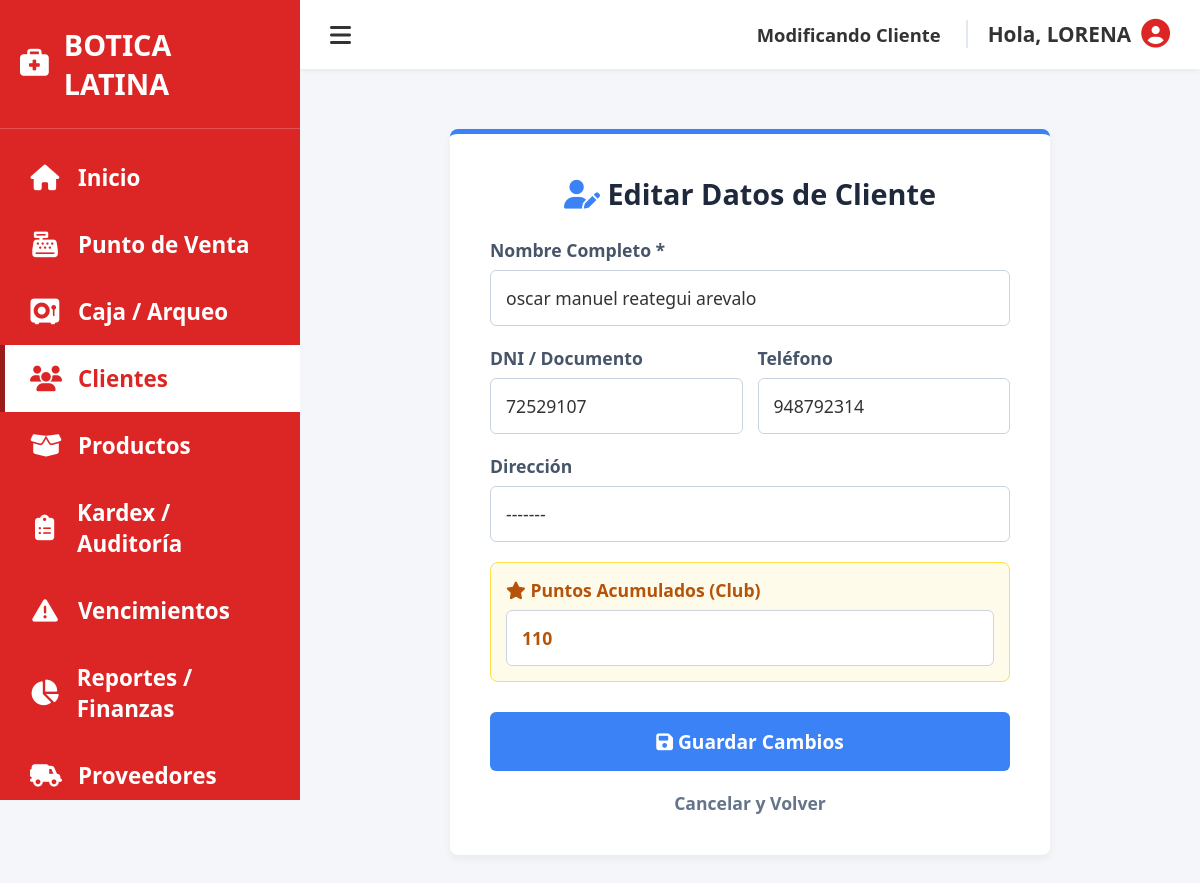
The page /index.php?view=editar_cliente&id=2 (signed in) on the database its author committed.
### tables this page shows
CREATE TABLE `clientes` (
  `id` int(11) NOT NULL,
  `nombre` varchar(100) NOT NULL,
  `dni` varchar(20) NOT NULL,
  `telefono` varchar(20) DEFAULT NULL,
  `direccion` varchar(255) DEFAULT NULL,
  `puntos` int(11) DEFAULT 0
);

### models/Cliente.php (called while the page is built, shortened)
<?php
class Cliente {
    private $db;
    public function __construct($conexion) {
        $this->db = $conexion;
        try {
            $this->db->exec("ALTER TABLE clientes ADD COLUMN puntos INT DEFAULT 0");
        } catch(PDOException $e) {}
    }
    public function getPorId($id) {
        $stmt = $this->db->prepare("SELECT * FROM clientes WHERE id = ?");
        $stmt->execute([$id]);
        return $stmt->fetch(PDO::FETCH_ASSOC);
    }
}
?>

### views/editar_cliente.php (the view, shortened to what this page needs)
<!DOCTYPE html>
<html lang="es">
<head>
    <link rel="stylesheet" href="assets/css/dashboard.css?v=<?php echo time(); ?>">
    <link rel="stylesheet" href="https://cdnjs.cloudflare.com/ajax/libs/font-awesome/6.4.0/css/all.min.css">
</head>
<body>
<div class="wrapper">
    <aside class="sidebar">
        <div class="sidebar-header"><i class="fa-solid fa-briefcase-medical"></i><span>BOTICA LATINA</span></div>
        <ul class="sidebar-menu">
            <?php if(isset($_SESSION['user_rol']) && $_SESSION['user_rol'] == 'Administrador'): ?>
                <li><a href="index.php"><i class="fa-solid fa-house"></i> Inicio</a></li>
            <?php endif; ?>
            <li><a href="index.php?view=caja"><i class="fa-solid fa-cash-register"></i> Punto de Venta</a></li>
            <li><a href="index.php?view=arqueo"><i class="fa-solid fa-vault"></i> Caja / Arqueo</a></li>
            <li class="active"><a href="index.php?view=clientes"><i class="fa-solid fa-users"></i> Clientes</a></li>
            <?php if(isset($_SESSION['user_rol']) && $_SESSION['user_rol'] == 'Administrador'): ?>
                <li><a href="index.php?view=productos"><i class="fa-solid fa-box-open"></i> Productos</a></li>
                <li><a href="index.php?view=kardex"><i class="fa-solid fa-clipboard-list"></i> Kardex / Auditoría</a></li>
                <li><a href="index.php?view=vencimientos"><i class="fa-solid fa-triangle-exclamation"></i> Vencimientos</a></li>
                <li><a href="index.php?view=reportes"><i class="fa-solid fa-chart-pie"></i> Reportes / Finanzas</a></li>
                <li><a href="index.php?view=proveedores"><i class="fa-solid fa-truck-field"></i> Proveedores</a></li>
            <?php endif; ?>
        </ul>
    </aside>
    <div class="main-content">
        <header class="topbar">
            <div class="menu-toggle"><i class="fa-solid fa-bars"></i></div>
            <div class="user-info">
                <span>Modificando Cliente</span>
                <span style="font-size: 1.3rem; border-left: 2px solid #e2e8f0; padding-left: 20px; margin-left:15px;">Hola, <?php echo htmlspecialchars($_SESSION['user_nombre']); ?></span>
                <i class="fa-solid fa-circle-user" style="color:#dc2626; font-size: 1.8rem;"></i>
            </div>
        </header>
        <div class="dashboard-container">
            <div class="panel-editar">
                <h3 style="margin-top:0; font-size: 1.8rem; margin-bottom: 25px; color:#1e293b; text-align: center;"><i class="fa-solid fa-user-pen" style="color:#3b82f6;"></i> Editar Datos de Cliente</h3>
                <form method="POST" action="index.php?action=actualizar_cliente">
                    <div class="form-group">
                        <label>Nombre Completo *</label>
                        <input type="text" name="nombre" class="form-control" value="<?= htmlspecialchars($cliente['nombre']) ?>" required>
                    </div>
                    <div style="display: flex; gap: 15px;">
                        <div class="form-group" style="flex: 1;">
                            <label>DNI / Documento</label>
                            <input type="text" name="dni" class="form-control" value="<?= htmlspecialchars($cliente['dni']) ?>">
                        </div>
                        <div class="form-group" style="flex: 1;">
                            <label>Teléfono</label>
                            <input type="text" name="telefono" class="form-control" value="<?= htmlspecialchars($cliente['telefono']) ?>">
                        </div>
                    </div>
                    <div class="form-group">
                        <label>Dirección</label>
                        <input type="text" name="direccion" class="form-control" value="<?= htmlspecialchars($cliente['direccion']) ?>">
                    </div>
                    <div class="form-group" style="background: #fffbeb; padding: 15px; border-radius: 8px; border: 1px solid #fde047;">
                        <label style="color: #b45309;"><i class="fa-solid fa-star"></i> Puntos Acumulados (Club)</label>
                        <input type="number" name="puntos" class="form-control" value="<?= htmlspecialchars($cliente['puntos'] ?? 0) ?>" style="font-weight: bold; color: #b45309;">
                    </div>
                    <button type="submit" class="btn-azul"><i class="fa-solid fa-floppy-disk"></i> Guardar Cambios</button>
                    <a href="index.php?view=clientes" class="btn-cancelar">Cancelar y Volver</a>
                </form>
            </div>
        </div>
    </div>
</div>
</body>
</html>

### css/dashboard.css (style rules this page uses)
* { margin: 0; padding: 0; box-sizing: border-box; font-family: 'Segoe UI', Roboto, Helvetica, Arial, sans-serif; }
body { background-color: #f4f6f9; color: #333; }
.wrapper { display: flex; min-height: 100vh; }
.sidebar { width: 300px; background-color: #dc2626; color: white; display: flex; flex-direction: column; position: fixed; height: 100vh; overflow-y: auto; }
.sidebar-header { padding: 25px 20px; font-size: 1.8rem; font-weight: bold; display: flex; align-items: center; gap: 15px; border-bottom: 1px solid rgba(255,255,255,0.2); }
.sidebar-menu { list-style: none; padding: 15px 0; margin: 0; }
.sidebar-menu li a { display: flex; align-items: center; gap: 18px; color: white; text-decoration: none; padding: 18px 25px; font-size: 1.4rem; font-weight: 600; border-left: 5px solid transparent; transition: 0.2s; }
.sidebar-menu li a i { font-size: 1.6rem; width: 30px; text-align: center; }
.sidebar-menu li.active a { background-color: white; color: #dc2626; font-weight: bold; border-left: 5px solid #991b1b; }
.main-content { flex: 1; margin-left: 300px; padding: 0; display: flex; flex-direction: column; width: calc(100% - 300px); }
.topbar { background: white; padding: 18px 30px; display: flex; justify-content: space-between; align-items: center; box-shadow: 0 2px 5px rgba(0,0,0,0.05); }
.menu-toggle { font-size: 1.5rem; cursor: pointer; color: #333; }
.user-info { display: flex; align-items: center; gap: 10px; font-size: 1.15rem; font-weight: 600; color: #333; }
.dashboard-container { padding: 30px; }
.form-control { width: 100%; padding: 12px 15px; border: 1px solid #ccc; border-radius: 6px; font-size: 1.1rem; outline: none; color: #333; }

### views/editar_cliente.php (style rules this page uses)
.panel-editar { background: white; padding: 40px; border-radius: 8px; border-top: 5px solid #3b82f6; box-shadow: 0 4px 10px rgba(0,0,0,0.05); max-width: 600px; margin: 30px auto; }
.form-group { margin-bottom: 20px; }
.form-group label { display: block; font-weight: bold; color: #475569; margin-bottom: 8px; font-size: 1.1rem; }
.form-control { width: 100%; padding: 15px; font-size: 1.1rem; border: 1px solid #cbd5e1; border-radius: 6px; outline: none; transition: 0.3s; }
.btn-azul { background: #3b82f6; color: white; border: none; padding: 16px; border-radius: 6px; font-size: 1.2rem; font-weight: bold; width: 100%; cursor: pointer; transition: 0.2s; margin-top: 10px; }
.btn-cancelar { display: block; text-align: center; color: #64748b; margin-top: 20px; text-decoration: none; font-weight: bold; font-size: 1.1rem; }

### rows shown on the page
clientes: nombre "oscar manuel reategui arevalo", dni "72529107", telefono "948792314", direccion "-------", puntos "110"

### other values the page prints
$_SESSION['user_nombre'] "LORENA"
